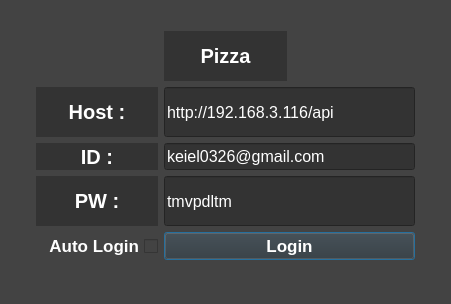
<?xml version="1.0" encoding="UTF-8"?>
<ui version="4.0">
 <class>Dialog</class>
 <widget class="QDialog" name="Dialog">
  <property name="geometry">
   <rect>
    <x>0</x>
    <y>0</y>
    <width>451</width>
    <height>304</height>
   </rect>
  </property>
  <property name="windowTitle">
   <string>Dialog</string>
  </property>
  <property name="styleSheet">
   <string notr="true">background-color: rgb(67, 67, 67);</string>
  </property>
  <widget class="QWidget" name="gridLayoutWidget">
   <property name="geometry">
    <rect>
     <x>0</x>
     <y>0</y>
     <width>451</width>
     <height>291</height>
    </rect>
   </property>
   <layout class="QGridLayout" name="gridLayout">
    <item row="4" column="5">
     <widget class="QLabel" name="Sin_File_Path_8">
      <property name="maximumSize">
       <size>
        <width>30</width>
        <height>25</height>
       </size>
      </property>
      <property name="styleSheet">
       <string notr="true"/>
      </property>
      <property name="text">
       <string/>
      </property>
     </widget>
    </item>
    <item row="3" column="1">
     <widget class="QLabel" name="Name">
      <property name="maximumSize">
       <size>
        <width>16777215</width>
        <height>50</height>
       </size>
      </property>
      <property name="font">
       <font>
        <pointsize>15</pointsize>
        <weight>75</weight>
        <bold>true</bold>
       </font>
      </property>
      <property name="styleSheet">
       <string notr="true">background-color: rgb(51, 51, 51);
color: white;</string>
      </property>
      <property name="text">
       <string>Host :</string>
      </property>
      <property name="alignment">
       <set>Qt::AlignCenter</set>
      </property>
     </widget>
    </item>
    <item row="4" column="0">
     <widget class="QLabel" name="Sin_File_Path_7">
      <property name="maximumSize">
       <size>
        <width>30</width>
        <height>25</height>
       </size>
      </property>
      <property name="styleSheet">
       <string notr="true"/>
      </property>
      <property name="text">
       <string/>
      </property>
     </widget>
    </item>
    <item row="2" column="3">
     <widget class="QLabel" name="Name_2">
      <property name="maximumSize">
       <size>
        <width>300</width>
        <height>50</height>
       </size>
      </property>
      <property name="font">
       <font>
        <pointsize>15</pointsize>
        <weight>75</weight>
        <bold>true</bold>
       </font>
      </property>
      <property name="styleSheet">
       <string notr="true">background-color: rgb(51, 51, 51);
color: white;</string>
      </property>
      <property name="text">
       <string>Pizza</string>
      </property>
      <property name="alignment">
       <set>Qt::AlignCenter</set>
      </property>
     </widget>
    </item>
    <item row="6" column="1">
     <widget class="QCheckBox" name="Auto_Login_Check">
      <property name="maximumSize">
       <size>
        <width>16777215</width>
        <height>16777215</height>
       </size>
      </property>
      <property name="font">
       <font>
        <pointsize>13</pointsize>
        <weight>75</weight>
        <bold>true</bold>
       </font>
      </property>
      <property name="layoutDirection">
       <enum>Qt::RightToLeft</enum>
      </property>
      <property name="styleSheet">
       <string notr="true">color: white;</string>
      </property>
      <property name="text">
       <string>Auto Login</string>
      </property>
     </widget>
    </item>
    <item row="1" column="3">
     <widget class="QLabel" name="Sin_File_Path_9">
      <property name="maximumSize">
       <size>
        <width>300</width>
        <height>25</height>
       </size>
      </property>
      <property name="styleSheet">
       <string notr="true"/>
      </property>
      <property name="text">
       <string/>
      </property>
     </widget>
    </item>
    <item row="3" column="3" colspan="2">
     <widget class="QLineEdit" name="Host_Box">
      <property name="maximumSize">
       <size>
        <width>300</width>
        <height>50</height>
       </size>
      </property>
      <property name="font">
       <font>
        <pointsize>12</pointsize>
        <weight>50</weight>
        <bold>false</bold>
       </font>
      </property>
      <property name="styleSheet">
       <string notr="true">background-color: rgb(51, 51, 51);
color: white;</string>
      </property>
      <property name="text">
       <string>http://192.168.3.116/api</string>
      </property>
     </widget>
    </item>
    <item row="4" column="3" colspan="2">
     <widget class="QLineEdit" name="ID_Box">
      <property name="maximumSize">
       <size>
        <width>300</width>
        <height>50</height>
       </size>
      </property>
      <property name="font">
       <font>
        <pointsize>12</pointsize>
        <weight>50</weight>
        <bold>false</bold>
       </font>
      </property>
      <property name="styleSheet">
       <string notr="true">background-color: rgb(51, 51, 51);
color: white;</string>
      </property>
      <property name="text">
       <string>keiel0326@gmail.com</string>
      </property>
     </widget>
    </item>
    <item row="5" column="1">
     <widget class="QLabel" name="PW">
      <property name="maximumSize">
       <size>
        <width>16777215</width>
        <height>50</height>
       </size>
      </property>
      <property name="font">
       <font>
        <pointsize>15</pointsize>
        <weight>75</weight>
        <bold>true</bold>
       </font>
      </property>
      <property name="styleSheet">
       <string notr="true">background-color: rgb(51, 51, 51);
color: white;</string>
      </property>
      <property name="text">
       <string>PW :</string>
      </property>
      <property name="alignment">
       <set>Qt::AlignCenter</set>
      </property>
     </widget>
    </item>
    <item row="4" column="1">
     <widget class="QLabel" name="ID">
      <property name="maximumSize">
       <size>
        <width>16777215</width>
        <height>50</height>
       </size>
      </property>
      <property name="font">
       <font>
        <pointsize>15</pointsize>
        <weight>75</weight>
        <bold>true</bold>
       </font>
      </property>
      <property name="styleSheet">
       <string notr="true">background-color: rgb(51, 51, 51);
color: white;</string>
      </property>
      <property name="text">
       <string>ID :</string>
      </property>
      <property name="alignment">
       <set>Qt::AlignCenter</set>
      </property>
     </widget>
    </item>
    <item row="5" column="3" colspan="2">
     <widget class="QLineEdit" name="PW_Box">
      <property name="maximumSize">
       <size>
        <width>300</width>
        <height>50</height>
       </size>
      </property>
      <property name="font">
       <font>
        <pointsize>12</pointsize>
        <weight>50</weight>
        <bold>false</bold>
       </font>
      </property>
      <property name="styleSheet">
       <string notr="true">background-color: rgb(51, 51, 51);
color: white;</string>
      </property>
      <property name="text">
       <string>tmvpdltm</string>
      </property>
     </widget>
    </item>
    <item row="6" column="3" colspan="2">
     <widget class="QPushButton" name="Login_Button">
      <property name="maximumSize">
       <size>
        <width>300</width>
        <height>100</height>
       </size>
      </property>
      <property name="font">
       <font>
        <pointsize>13</pointsize>
        <weight>75</weight>
        <bold>true</bold>
       </font>
      </property>
      <property name="layoutDirection">
       <enum>Qt::LeftToRight</enum>
      </property>
      <property name="styleSheet">
       <string notr="true">background-color: rgb(51, 51, 51);
color: white;</string>
      </property>
      <property name="text">
       <string>Login</string>
      </property>
     </widget>
    </item>
    <item row="7" column="3">
     <widget class="QLabel" name="Sin_File_Path_10">
      <property name="maximumSize">
       <size>
        <width>300</width>
        <height>25</height>
       </size>
      </property>
      <property name="styleSheet">
       <string notr="true"/>
      </property>
      <property name="text">
       <string/>
      </property>
     </widget>
    </item>
   </layout>
  </widget>
 </widget>
 <resources/>
 <connections/>
</ui>
